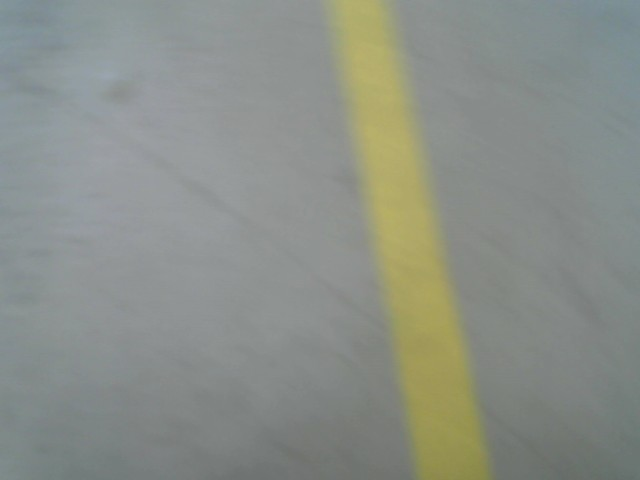
#> input picture images/image101.jpg, 640 x 480 px, given in place of the camera
$ python moyenneur.py
#> lines starting #> are read from the running program, lines starting #| are printed output that depends on the picture; after the words box and inside, x2 and y2 are one past the last pixel; in counts of white or black regions, pixels touching at a corner belong together
#> further down, frame is the input picture: shape (480, 640, 3); mean B, G, R 136.2, 143.4, 138.6
import numpy as np
import cv2
webcam = cv2.VideoCapture(0)


def moyenne_clouleurs(img):
    small = cv2.resize(img, (0,0), fx=0.10, fy=0.10, interpolation=cv2.INTER_AREA)
    cv2.imwrite("compressed.jpg", small, [cv2.IMWRITE_JPEG_QUALITY, 20])
    degraded = cv2.imread("compressed.jpg")
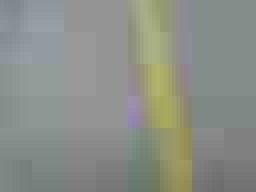
#> degraded: shape (48, 64, 3) (shown 4 times larger); mean B, G, R 135.4, 143.4, 138.7
    cv2.imshow("Image compressée", degraded)

    hsv = cv2.cvtColor(degraded, cv2.COLOR_BGR2HSV)
#> hsv: shape (48, 64, 3); mean H, S, V 50.5, 23.1, 144.8

    #masque bleu
    lower_blue = np.array([100, 100, 50])
    upper_blue = np.array([140, 255, 255])
    mask_blue = cv2.inRange(hsv, lower_blue, upper_blue)
#> mask_blue: shape (48, 64); every value is 0
    result_blue = cv2.bitwise_and(degraded, degraded, mask=mask_blue)
#> result_blue: shape (48, 64, 3); every value is 0
    #masque rouge
    lower_red1 = np.array([0, 100, 50])
    upper_red1 = np.array([10, 255, 255])
    lower_red2 = np.array([160, 100, 50])
    upper_red2 = np.array([180, 255, 255])
    mask_red1 = cv2.inRange(hsv, lower_red1, upper_red1)
    mask_red2 = cv2.inRange(hsv, lower_red2, upper_red2)
    mask_red = cv2.bitwise_or(mask_red1, mask_red2)
    result_red = cv2.bitwise_and(degraded, degraded, mask=mask_red)
    #masque jaune
    lower_yellow = np.array([20, 100, 50])
    upper_yellow = np.array([30, 255, 255])
    mask_yellow = cv2.inRange(hsv, lower_yellow, upper_yellow)
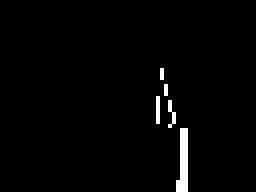
#> mask_yellow: shape (48, 64) (shown 4 times larger); 1.8% white in thin lines or dots, all inside (x1, y1, x2, y2) = (39, 17, 47, 48)
    result_yellow = cv2.bitwise_and(degraded, degraded, mask=mask_yellow)

    jaune_trouve=[]
    rouge_trouve=[]
    bleu_trouve=[]

    h, w, c = result_blue.shape
#> h = 48; w = 64; c = 3

    #moyenne bleu
    for y in range(h//2,h//2+5):
        for x in range(w):
            b, g, r = result_blue[y, x]
            #print(f"Pixel ({x},{y}) = Bleu:{b}, Vert:{g}, Rouge:{r}")
            if b!=0:
                bleu_trouve.append(x)
#> after the loop, bleu_trouve = []
    if(len(bleu_trouve)!=0):
        moyenne_blue = sum(bleu_trouve) // len(bleu_trouve)
        #print("Moyenne bleu: ", moyenne_blue-w//2)
    else:
        moyenne_blue=0

    #moyenne rouge
    for y in range(h//2,h//2+5):
        for x in range(w):
            b, g, r = result_red[y, x]
            #print(f"Pixel ({x},{y}) = Bleu:{b}, Vert:{g}, Rouge:{r}")
            if r!=0:
                rouge_trouve.append(x)
#> after the loop, rouge_trouve = []
    if(len(rouge_trouve)!=0):
        moyenne_red = sum(rouge_trouve) // len(rouge_trouve)
        #print("Moyenne rouge: ", moyenne_red-w//2)
    else:
        moyenne_red=0

    #moyenne jaune
    for y in range(h//2,h//2+5):
        for x in range(w):
            b, g, r = result_yellow[y, x]
            #print(f"Pixel ({x},{y}) = Bleu:{b}, Vert:{g}, Rouge:{r}")
            if r!=0:
                jaune_trouve.append(x)
#> after the loop, jaune_trouve = [39, 39, 42, 39, 42, 39, 42, 39, 43]
    if(len(jaune_trouve)!=0):
        moyenne_yellow = sum(jaune_trouve) // len(jaune_trouve)
#> moyenne_yellow = 40
        #print("Moyenne jaune: ", moyenne_yellow-w//2)
    else:
        moyenne_yellow=0

    return [moyenne_blue-w//2, moyenne_red-w//2, moyenne_yellow-w//2]


while(True):
    ret, frame = webcam.read()

    positions_couleurs= moyenne_clouleurs(frame)
#> positions_couleurs = [-32, -32, 8]
    print(positions_couleurs)
#| [-32, -32, 8]

    cv2.imshow('frame', frame)
    if cv2.waitKey(1) & 0xFF == ord('q'):
#> (key q is pressed here)
        break
webcam.release()
cv2.destroyAllWindows()

$ run again, on images/image117.jpg
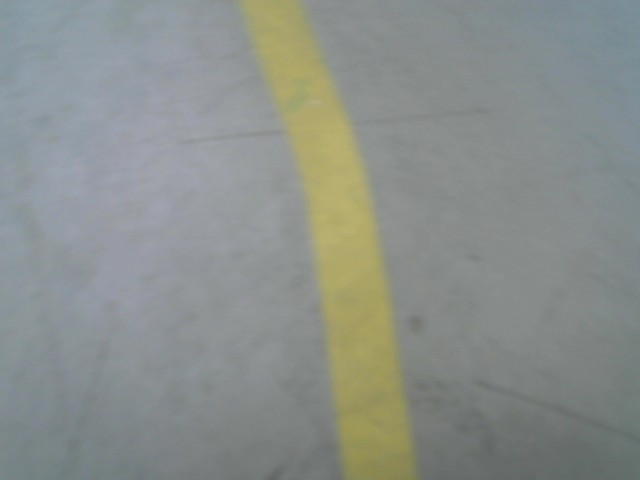
#> input picture images/image117.jpg, 640 x 480 px, given in place of the camera
#> frame is the input picture: shape (480, 640, 3); mean B, G, R 139.6, 143.6, 138.6
#> in moyenne_clouleurs, `degraded = cv2.imread("compressed.jpg")`:
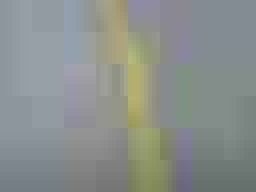
#> degraded: shape (48, 64, 3) (shown 4 times larger); mean B, G, R 140.7, 143.7, 138.1
#> hsv: shape (48, 64, 3); mean H, S, V 77.1, 27.9, 148.3
#> mask_blue: shape (48, 64); every value is 0
#> result_blue: shape (48, 64, 3); every value is 0
#> in moyenne_clouleurs, `mask_yellow = cv2.inRange(hsv, lower_yellow, upper_yellow)`:
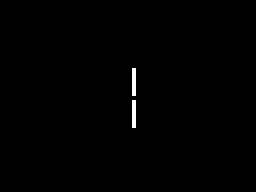
#> mask_yellow: shape (48, 64) (shown 4 times larger); 0.46% white in thin lines or dots, all inside (x1, y1, x2, y2) = (33, 17, 34, 32)
#> after the loop in moyenne_clouleurs, `for y in range(h//2,h//2+5):`: bleu_trouve = []
#> after the loop in moyenne_clouleurs, `for y in range(h//2,h//2+5):`: jaune_trouve = [33, 33, 33, 33]
#> moyenne_yellow = 33
#> positions_couleurs = [-32, -32, 1]
#| [-32, -32, 1]
